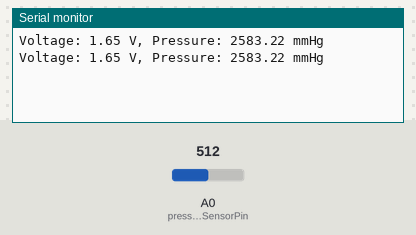
Recording of a sketch running on a simulated Arduino Uno, built with avr-gcc and run on an emulated ATmega328P. Shown: the last lines printed to the serial monitor. The inputs (shaded band) are chosen by the test bench; at power-on: A0 (pressureSensorPin) = 512.

Above: at 3.8 s.
3.9 s: A0 (pressureSensorPin) set to 716
At 7.2 s:
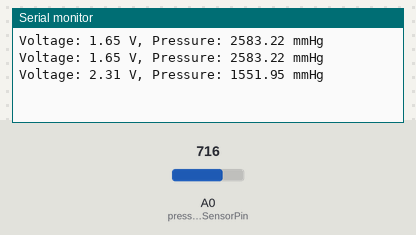
7.8 s: A0 (pressureSensorPin) set to 900
At 9.5 s:
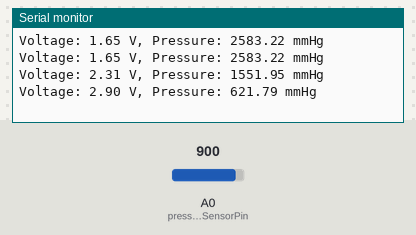
Timing chart, 0 to 11.0 s (numbered marks = the images above; inputs shaded):
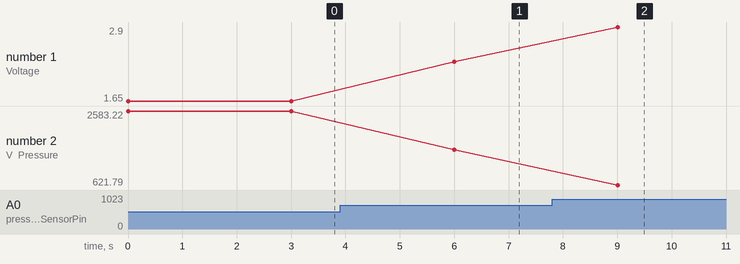

The sketch:

PressureSensor.ino
```cpp
#include <Arduino.h>
#include <cmath> // Include cmath to use fmax

const int pressureSensorPin = A0; // Analog pin connected to the pressure sensor

// Calibration constants (update these based on your specific sensor and voltage conversion module)
const float voltageMin = 0.0;    // Minimum voltage output by the sensor (e.g., 0V)
const float voltageMax = 3.3;    // Maximum voltage output by the sensor (e.g., 3.3V)
const float pressureMin = 0.0;   // Minimum pressure corresponding to voltageMax (inverted, in mmHg)
const float pressureMax = 5171.49; // Maximum pressure corresponding to voltageMin (inverted, in mmHg)

void setup() {
  Serial.begin(9600); // Initialize serial monitor

  // Initialize the pressure sensor pin
  pinMode(pressureSensorPin, INPUT);
}

void loop() {
  // Read pressure sensor value
  int sensorValue = analogRead(pressureSensorPin); // Read the analog value from the pressure sensor
  float voltage = (sensorValue / 1023.0) * 3.3; // Convert the analog value to voltage (0-3.3V)

  // Convert voltage to inverted pressure in mmHg and ensure it's not negative
  float pressureMmHg = ((voltageMax - voltage) * (pressureMax - pressureMin) / (voltageMax - voltageMin)) + pressureMin;
  pressureMmHg = fmax(pressureMmHg, 0.0); // Ensure pressure is not negative

  // Print the voltage and pressure in mmHg
  Serial.print("Voltage: ");
  Serial.print(voltage);
  Serial.print(" V, Pressure: ");
  Serial.print(pressureMmHg);
  Serial.println(" mmHg");

  delay(3000); // Read every 3 seconds
}
```

Measured:
- after the input at 3.9 s, the serial monitor: prints a new line after 2.1 s (image 1)
- after the input at 7.8 s, the serial monitor: prints a new line after 1.2 s (image 2)
- plotted number 1: 1.65 → 2.31 after the input at 3.9 s, 2.31 → 2.9 after the input at 7.8 s
- plotted number 2: 2583.22 → 1551.95 after the input at 3.9 s, 1551.95 → 621.79 after the input at 7.8 s
